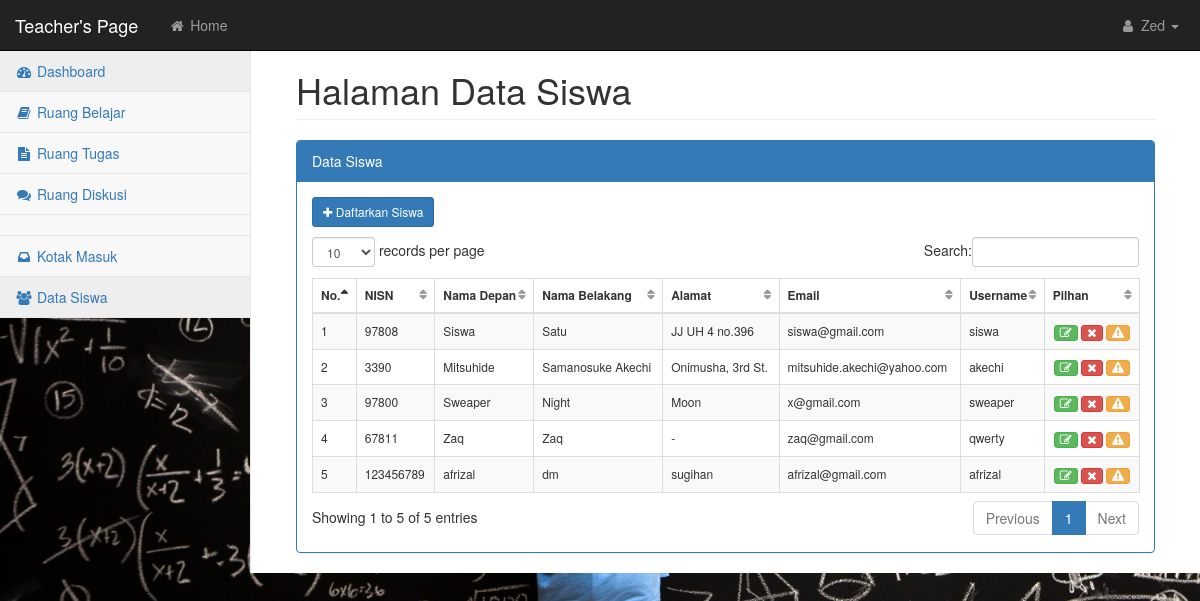
The app's page /teacher3/index.php?page=data-siswa (signed in) with its own data.
### tables this page shows
CREATE TABLE IF NOT EXISTS `users` (
  `id_user` int(11) NOT NULL AUTO_INCREMENT,
  `userid` varchar(20) NOT NULL,
  `first_name` varchar(50) DEFAULT NULL,
  `last_name` varchar(50) DEFAULT NULL,
  `alamat` text,
  `email` varchar(50) DEFAULT NULL,
  `username` varchar(10) NOT NULL,
  `password` varchar(50) DEFAULT NULL,
  `level` enum('student','teacher','teacher3') DEFAULT 'student',
  PRIMARY KEY (`id_user`,`userid`,`username`)
);

### teacher3/module/datasiswa/data-siswa.php (the view, shortened to what this page needs)
<section>
    <div>
        <div class="row">
            <div class="col-lg-12">
                <h1 class="page-header">Halaman Data Siswa</h1>
            </div>
        </div>
        <div class="row">
            <div class="col-lg-12">
                <div class="panel panel-primary">
                    <div class="panel-heading">
                        Data Siswa
                    </div>
                    <div id="example" class="panel-body">
                        <div class="row">
                            <div class="col-lg-12">
                                <a href="index.php?page=add-siswa">
                                    <button style="margin-bottom: 10px;" class="btn btn-primary btn-sm">
                                        <i class="fa fa-plus"></i> Daftarkan Siswa
                                    </button>
                                </a>
                                <table id="dataTables-example" class="table table-striped table-bordered table-hover table-responsive">
                                    <thead>
                                        <tr style="font-size: 12px;">
                                            <th><strong>No.</strong></th>
                                            <th><strong>NISN</strong></th>
                                            <th><strong>Nama Depan</strong></th>
                                            <th><strong>Nama Belakang</strong></th>
                                            <th><strong>Alamat</strong></th>
                                            <th><strong>Email</strong></th>
                                            <th><strong>Username</strong></th>
                                            <th><strong>Pilhan</strong></th>
                                        </tr>
                                    </thead>
                                    <tbody style="font-size: 12px;">
                                        <?php
                                        include '../config/connection.php';
                                        $no = 1;
                                        $query = "SELECT * FROM users WHERE level='student'";
                                        $hasil  = mysqli_query($con, $query);
                                        while($row = mysqli_fetch_array($hasil)){
                                            $id_user   = $row['id_user'];
                                            $userid    = $row['userid'];
                                            $fname     = $row['first_name'];
                                            $lname     = $row['last_name'];
                                            $alamat    = $row['alamat'];
                                            $email     = $row['email'];
                                            $username  = $row['username'];
                                        ?>
                                        <tr>
                                            <td><?php echo $no ?></td>
                                            <td><?php echo $userid ?></td>
                                            <td><?php echo $fname ?></td>
                                            <td><?php echo $lname ?></td>
                                            <td><?php echo $alamat ?></td>
                                            <td><?php echo $email ?></td>
                                            <td><?php echo $username ?></a></td>
                                            <?php
                                            echo "<td class='btn-table text-center'>"
                                                  . "<a href='#modalEdit' data-toggle='modal' data-id=".$id_user.">"
                                                      ."<button type='button' class='btn btn-xs btn-success btn-item' title='Edit'>"
                                                          ."<i class='fa fa-edit'></i> </button>"
                                                  ."</a>"
                                                  ." <a href=\"hapus_siswa.php?id=".$id_user."\">"
                                                      ."<button type=\"button\" class=\"btn btn-xs btn-danger btn-item\" title=\"Delete\" onclick=\"return confirm('Apa Anda yakin ingin menghapus data ini?');\">"
                                                          ."<i class=\"fa fa-times\"></i> </button>"
                                                  ."</a> "
                                                  . "<a href='#modalEditPass' data-toggle='modal' data-id=".$id_user.">"
                                                    ."<button type=\"button\" class=\"btn btn-xs btn-warning btn-item\" title=\"Update Password\">"
                                                        ."<i class=\"fa fa-warning\"></i> </button>"
                                                  ."</a>"
                                              ."</td>"
                                            ?>
                                        </tr>
                                        <?php $no++; } ?>
                                    </tbody>
                                </table>
                            </div>
                        </div>
                    </div>
                </div>
            </div>
        </div>
    </div>
</section>

### teacher3/index.php (shortened to what this page needs)
<html>
    <head>
        <link rel="stylesheet" href="../css/bootstrap.min.css" type="text/css">
        <link rel="stylesheet" href="../css/metisMenu.min.css" type="text/css">
        <link rel="stylesheet" href="../css/startmin.css" type="text/css">
        <link rel="stylesheet" href="../css/font-awesome.min.css" type="text/css">
        <link rel="stylesheet" href="../plugin/dataTables/dataTables.bootstrap.css" type="text/css">
        <link rel="stylesheet" href="../css/mystyle.css" type="text/css">
    </head>
    <body class="background">
        <div id="wrapper">
            <nav class="navbar navbar-inverse navbar-fixed-top" role="navigation">
                <div class="navbar-header">
                    <a class="navbar-brand" href="#" style="cursor: default;">Teacher's Page</a>
                </div>
                <ul class="nav navbar-nav navbar-left navbar-top-links">
                    <li><a href="index.php"><i class="fa fa-home fa-fw"></i> Home</a></li>
                </ul>
                <ul class="nav navbar-right navbar-top-links">
                    <li class="dropdown">
                        <a class="dropdown-toggle" data-toggle="dropdown" href="#">
                            <i class="fa fa-user fa-fw"></i> <?php echo $_SESSION['nama1'] ?> <b class="caret"></b>
                        </a>
                    </li>
                </ul>
                <div class="navbar-default sidebar" role="navigation">
                    <div class="sidebar-nav navbar-collapse">
                        <ul class="nav" id="side-menu">
                            <li><a href="index.php?page=dashboard" class="active"><i class="fa fa-dashboard fa-fw"></i> Dashboard</a></li>
                            <li><a href="index.php?page=belajar"><i class="fa fa-book fa-fw"></i> Ruang Belajar</a></li>
                            <li><a href="index.php?page=tugas"><i class="fa fa-file-text fa-fw"></i> Ruang Tugas</a></li>
                            <li><a href="index.php?page=diskusi"><i class="fa fa-comments fa-fw"></i> Ruang Diskusi</a></li>
                            <br/>
                            <li class="divider"></li>
                            <li><a href="index.php?page=inbox"><i class="fa fa-inbox fa-fw"></i> Kotak Masuk</a></li>
                            <li><a href="index.php?page=data-siswa"><i class="fa fa-users fa-fw"></i> Data Siswa</a></li>
                        </ul>
                    </div>
                </div>
            </nav>
            <div id="page-wrapper">
                <div class="container-fluid">
                    <div id="content">
                        <?php include "content.php"; ?>
                    </div>
                </div>
            </div>
        </div>
    </body>
</html>

### teacher3/content.php (shortened to what this page needs)
<?php
include '../config/connection.php';
if(isset($_GET['page'])){
    $page = $_GET['page'];
    switch ($page) {
        case 'data-siswa':
            include "module/datasiswa/data-siswa.php";
            break;
    }
}else{
    include "module/dashboard/dashboard.php";
}
?>

### css/startmin.css (style rules this page uses)
body { background-color: #f8f8f8; }
#wrapper { width: 100%; }
#page-wrapper { padding: 30px 15px 0 15px; min-height: 568px; background-color: #fff; }
@media (min-width:768px) { #page-wrapper { position: inherit; margin-left: 250px; padding: 30px 30px 0 30px; border-left: 1px solid #e7e7e7; } }
.navbar-header { float: left; }
.navbar-left { float: left; }
.navbar-right { text-align: right; }
.navbar-top-links { margin: 0; }
.navbar-top-links li { display: inline-block; }
.navbar-top-links li:last-child { margin-right: 6px; }
.navbar-top-links li a { padding: 15px; min-height: 50px; }
.navbar-top-links>li>a { color: #999; }
.sidebar .sidebar-nav.navbar-collapse { padding-right: 0; padding-left: 0; }
.sidebar ul li { border-bottom: 1px solid #e7e7e7; }
.sidebar ul li a.active { background-color: #eee; }
@media (min-width:768px) { .sidebar { z-index: 1; position: absolute; width: 250px; margin-top: 51px; } }
table.dataTable thead .sorting, table.dataTable thead .sorting_asc, table.dataTable thead .sorting_desc, table.dataTable thead .sorting_asc_disabled, table.dataTable thead .sorting_desc_disabled { background: 0 0; }
table.dataTable thead .sorting_asc:after { content: "\f0de"; float: right; font-family: fontawesome; }
table.dataTable thead .sorting:after { content: "\f0dc"; float: right; font-family: fontawesome; color: rgba(50,50,50,.5); }

### css/mystyle.css (style rules this page uses)
.background { background: url(../file/images/blackboard.jpg); background-attachment: fixed; background-size: cover; }

### records on screen
users: userid "97808", first_name "Siswa", last_name "Satu", alamat "JJ UH 4 no.396", email "siswa@gmail.com", username "siswa"
users: userid "3390", first_name "Mitsuhide", last_name "Samanosuke Akechi", alamat "Onimusha, 3rd St.", email "mitsuhide.akechi@yahoo.com", username "akechi"
users: userid "97800", first_name "Sweaper", last_name "Night", alamat "Moon", email "x@gmail.com", username "sweaper"
users: userid "67811", first_name "Zaq", last_name "Zaq", alamat "-", email "zaq@gmail.com", username "qwerty"
users: userid "123456789", first_name "afrizal", last_name "dm", alamat "sugihan", email "afrizal@gmail.com", username "afrizal"

### other values on screen
$_SESSION['nama1'] "Zed"
